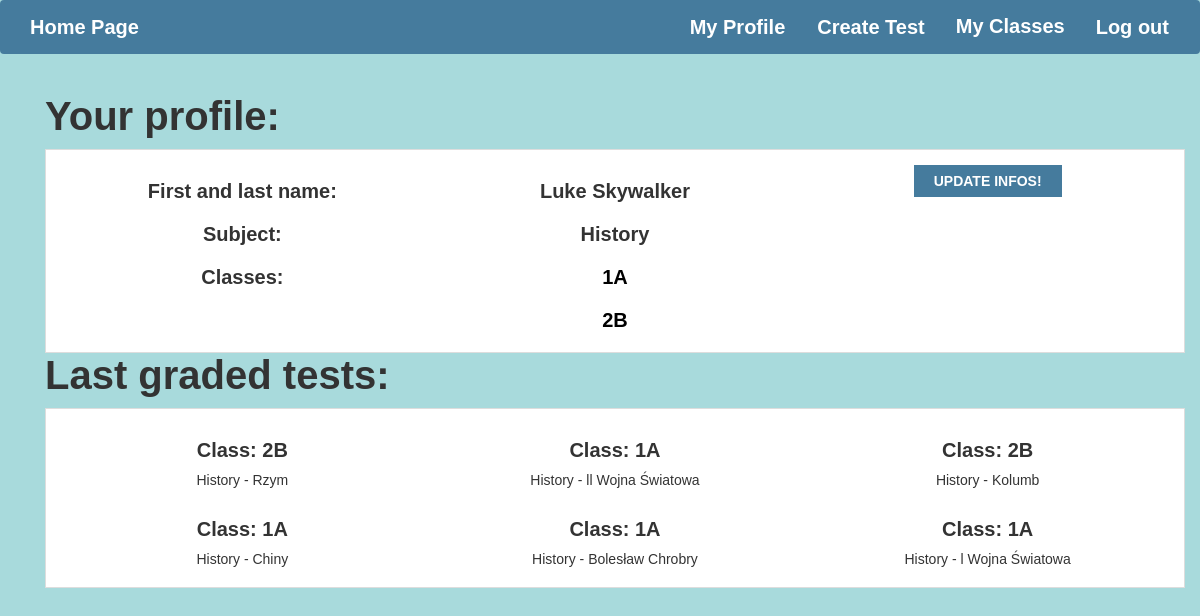
/teachers/detail/3/ (signed in), run on the app's committed database.
### teacher/models.py (models this page shows, shortened)
class Teacher(models.Model):
    user = models.OneToOneField(User, on_delete=models.CASCADE)
    teacher = models.BooleanField(default=False)
    subject = models.CharField(max_length=10, choices=SUBJECTS)
    form_teacher = models.CharField(max_length = 5, blank = True ,default = False)
    classes = models.ManyToManyField(Classes, related_name='teacher_classes')

class Tests(models.Model):
    teacher = models.ForeignKey(Teacher,on_delete=models.CASCADE, null = True)
    desc = models.CharField(max_length = 50, null = True)
    student = models.ForeignKey(Student, on_delete = models.CASCADE, null = True)
    subject = models.CharField(max_length=10, choices=SUBJECTS, null = True)
    classes = models.ForeignKey(Classes, on_delete = models.CASCADE, null = True)
    created_at = models.DateTimeField(auto_now=True)
    planned = models.DateField(null = True)
    class Grades(models.IntegerChoices):
        F = 1
        E = 2
        D = 3
        C = 4
        B = 5
        A = 6
    grade = models.IntegerField(choices = Grades.choices, null = True)
    class Meta:
        ordering = ["-created_at"]

### students/models.py (models this page shows)
class Classes(models.Model):
    name = models.CharField(max_length = 5)
    students = models.ManyToManyField(Student)
    def __str__(self):
        return self.name

### teacher/views.py (the view)
# urls.py: path('detail/<int:pk>/', views.TeacherDetails.as_view(), name = 'detail'),
class TeacherDetails(WhichUserMixin, DetailView):
    template_name = 'teacher_detail.html'
    model = Teacher
    def get_context_data(self,**kwargs):
        context = super().get_context_data(**kwargs)
        classes = list(self.current_teacher.classes.all())
        context['classes'] = classes
        tests = Tests.objects.filter(grade__isnull = False, teacher = self.current_teacher)
        graded_tests = tests.values_list('classes', 'desc')
        list(graded_tests)
        graded_tests_classes = []
        for tup in graded_tests:
            if tup not in graded_tests_classes:
                graded_tests_classes.append(tup)
        graded_tests = []
        for tup in graded_tests_classes:
            graded_tests.append(Tests.objects.filter(grade__isnull = False, teacher = self.current_teacher, classes = tup[0], desc = tup[1]).first())
        context['tests'] = graded_tests[:6]
        return context

### SchoolSystem/views.py (called while the page is built)
    def get_context_data(self, **kwargs):
        context = super().get_context_data(**kwargs)
        context['current_teacher'] = self.current_teacher
        context['current_student'] = self.current_student
        if self.current_teacher:
            classes = self.current_teacher.classes.all()
            context['classes'] = list(classes)
        return context

### teacher/templates/teacher_detail.html
{% extends "base.html" %}
{% load bootstrap3 %}
{% block content %}
<div class="container">
  <h1>Your profile:</h1>
  <div id="teacher" class="clear">
  <div class="test">
    <div class="col-md-4">
    <h3> First and last name:</h3>
    <h3> Subject:</h3>
    <h3> Classes: </h3>
    </div>
    <div class="col-md-4">
    <h3>{{teacher.user.first_name}} {{teacher.user.last_name}}</h3>
    <h3>{{teacher.subject}}</h3>
    {% for class in classes %}
    <h3><a href="{% url 'teacher:class' pk=class.pk  %}">{{class.name}}</a></h3>
    {% endfor %}
    </div>
  <a class="signup" href="{% url 'teacher:update' pk=teacher.pk %}">Update infos!</a>
</div>
</div>
<h1>Last graded tests:</h1>
<div id="teacher" class="clear">
<div class="test">
{% for test in tests %}
<div class="col-md-4">
  <h3> Class: {{test.classes}} </h3>
  <p>{{test.teacher.subject}} - {{test.desc}}</p>
</div>
{% endfor %}
</div>
</div>
</div>
{% endblock %}

### static/css/master.css (style rules this page uses)
body { height: 100%; width: 100%; overflow: hidden; background: #A8DADC; margin: 0; }
h1 { font: bold 40px Arial, Helvetica; }
a { color: black }
#teacher { text-align: center; width:100%; }
#teacher .test { font: 14px Arial, Helvetica; background: #fff; border: 1px solid #ddd; color: #333; padding: 10px; width:100%; float: left; position: relative; }
#teacher h3 { font: bold 20px Arial, Helvetica; }
#teacher .signup { position: relative; padding: 8px 20px; margin: 5px 0 0 0; color: #fff; font: bold 14px Arial, Helvetica; text-transform: uppercase; display: inline-block; background-color: #457B9D; }

### data on the page
Teacher: user.first_name "Luke", user.last_name "Skywalker", subject "History"
Classes: name "1A"
Classes: name "2B"
Tests: classes "2B", teacher.subject "History", desc "Rzym"
Tests: classes "1A", teacher.subject "History", desc "ll Wojna Światowa"
Tests: classes "2B", teacher.subject "History", desc "Kolumb"
Tests: classes "1A", teacher.subject "History", desc "Chiny"
Tests: classes "1A", teacher.subject "History", desc "Bolesław Chrobry"
Tests: classes "1A", teacher.subject "History", desc "l Wojna Światowa"
